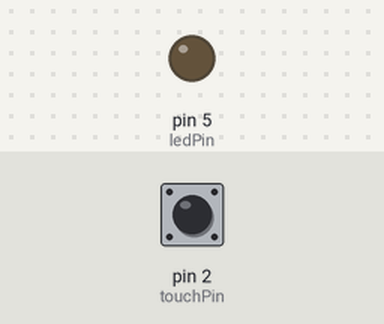
The sketch below on a simulated Arduino Uno, built with avr-gcc and run on an emulated ATmega328P. On the bench: output pins drawn as LEDs (lit = HIGH). The test bench sets the inputs (shaded band); at power-on: pin 2 (touchPin) LOW.

Above: at 1.2 s.
1.3 s: pin 2 (touchPin) pulled HIGH for 0.15 s
At 3.3 s:
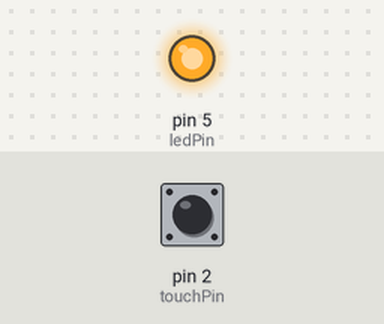
4.3 s: pin 2 (touchPin) pulled HIGH for 1 s
At 6.8 s:
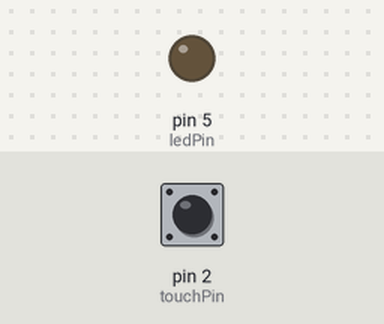
7.3 s: pin 2 (touchPin) pulled HIGH for 3.2 s
At 9.1 s:
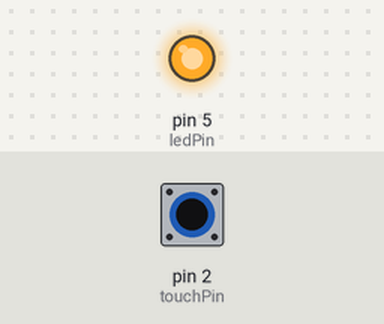
Timing chart, 0 to 10.6 s (numbered marks = the images above; inputs shaded):
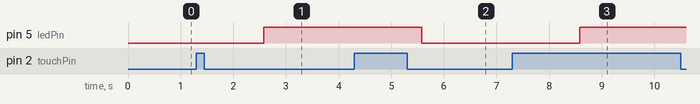

The sketch:

touch_light.ino
```cpp
/*
  ==========================================================
   Arduino Capacitive Touch Sensor Light
  ==========================================================

  Description:
  A simple Arduino project demonstrating touch-controlled
  LED brightness using PWM fade-in and fade-out effects.

  Hardware:
  - Arduino Uno
  - Capacitive Touch Sensor
  - LED
  - 1 kΩ Resistor

  Connections:
  Touch Sensor OUT -> D2
  LED (+)          -> D5 (PWM)
  LED (-)          -> GND (through resistor)

  Author: Aayan Shaikh
  ==========================================================
*/

const int touchPin = 2;
const int ledPin = 5;

bool previousState = LOW;
bool ledState = false;

void setup() {
  pinMode(touchPin, INPUT);
  pinMode(ledPin, OUTPUT);
  analogWrite(ledPin, 0);
}

void loop() {

  bool currentState = digitalRead(touchPin);

  // Detect a new touch
  if (currentState == HIGH && previousState == LOW) {

    ledState = !ledState;

    if (ledState) {
      fadeIn();
    } else {
      fadeOut();
    }

    delay(150); // Debounce delay
  }

  previousState = currentState;
}

void fadeIn() {

  for (int brightness = 0; brightness <= 255; brightness++) {
    analogWrite(ledPin, brightness);
    delay(5);
  }

}

void fadeOut() {

  for (int brightness = 255; brightness >= 0; brightness--) {
    analogWrite(ledPin, brightness);
    delay(5);
  }

}
```

Measured:
- after the input at 1.3 s, pin 5 (ledPin): LOW → HIGH after 1.3 s
- after the input at 4.3 s, pin 5 (ledPin): HIGH → LOW after 1.3 s
- after the input at 7.3 s, pin 5 (ledPin): LOW → HIGH after 1.3 s
